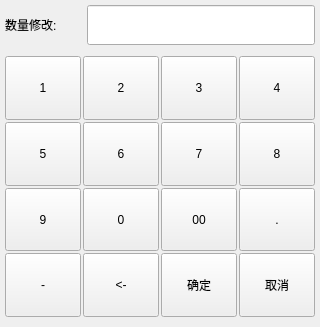
<?xml version="1.0" encoding="UTF-8"?>
<ui version="4.0">
 <class>modfiy_number</class>
 <widget class="QDialog" name="modfiy_number">
  <property name="geometry">
   <rect>
    <x>0</x>
    <y>0</y>
    <width>320</width>
    <height>327</height>
   </rect>
  </property>
  <property name="windowTitle">
   <string>Dialog</string>
  </property>
  <layout class="QVBoxLayout" name="verticalLayout">
   <property name="spacing">
    <number>1</number>
   </property>
   <property name="leftMargin">
    <number>0</number>
   </property>
   <property name="topMargin">
    <number>0</number>
   </property>
   <property name="rightMargin">
    <number>0</number>
   </property>
   <property name="bottomMargin">
    <number>5</number>
   </property>
   <item>
    <layout class="QHBoxLayout" name="horizontalLayout">
     <property name="leftMargin">
      <number>5</number>
     </property>
     <property name="topMargin">
      <number>5</number>
     </property>
     <property name="rightMargin">
      <number>5</number>
     </property>
     <property name="bottomMargin">
      <number>5</number>
     </property>
     <item>
      <widget class="QLabel" name="label_2">
       <property name="sizePolicy">
        <sizepolicy hsizetype="Fixed" vsizetype="Fixed">
         <horstretch>0</horstretch>
         <verstretch>0</verstretch>
        </sizepolicy>
       </property>
       <property name="minimumSize">
        <size>
         <width>81</width>
         <height>40</height>
        </size>
       </property>
       <property name="text">
        <string>数量修改:</string>
       </property>
      </widget>
     </item>
     <item>
      <widget class="QLineEdit" name="lineEdit">
       <property name="minimumSize">
        <size>
         <width>0</width>
         <height>40</height>
        </size>
       </property>
       <property name="text">
        <string/>
       </property>
      </widget>
     </item>
    </layout>
   </item>
   <item>
    <layout class="QGridLayout" name="gridLayout">
     <property name="leftMargin">
      <number>5</number>
     </property>
     <property name="topMargin">
      <number>5</number>
     </property>
     <property name="rightMargin">
      <number>5</number>
     </property>
     <property name="bottomMargin">
      <number>5</number>
     </property>
     <property name="spacing">
      <number>2</number>
     </property>
     <item row="0" column="0">
      <widget class="QPushButton" name="pushButton">
       <property name="sizePolicy">
        <sizepolicy hsizetype="Expanding" vsizetype="Expanding">
         <horstretch>0</horstretch>
         <verstretch>0</verstretch>
        </sizepolicy>
       </property>
       <property name="minimumSize">
        <size>
         <width>71</width>
         <height>61</height>
        </size>
       </property>
       <property name="focusPolicy">
        <enum>Qt::NoFocus</enum>
       </property>
       <property name="text">
        <string>1</string>
       </property>
       <property name="outer_stylesheet" stdset="0">
        <string>pushbutton</string>
       </property>
      </widget>
     </item>
     <item row="0" column="1">
      <widget class="QPushButton" name="pushButton_2">
       <property name="sizePolicy">
        <sizepolicy hsizetype="Expanding" vsizetype="Expanding">
         <horstretch>0</horstretch>
         <verstretch>0</verstretch>
        </sizepolicy>
       </property>
       <property name="minimumSize">
        <size>
         <width>71</width>
         <height>61</height>
        </size>
       </property>
       <property name="focusPolicy">
        <enum>Qt::NoFocus</enum>
       </property>
       <property name="text">
        <string>2</string>
       </property>
       <property name="outer_stylesheet" stdset="0">
        <string>pushbutton</string>
       </property>
      </widget>
     </item>
     <item row="0" column="2">
      <widget class="QPushButton" name="pushButton_3">
       <property name="sizePolicy">
        <sizepolicy hsizetype="Expanding" vsizetype="Expanding">
         <horstretch>0</horstretch>
         <verstretch>0</verstretch>
        </sizepolicy>
       </property>
       <property name="minimumSize">
        <size>
         <width>71</width>
         <height>61</height>
        </size>
       </property>
       <property name="focusPolicy">
        <enum>Qt::NoFocus</enum>
       </property>
       <property name="text">
        <string>3</string>
       </property>
       <property name="outer_stylesheet" stdset="0">
        <string>pushbutton</string>
       </property>
      </widget>
     </item>
     <item row="0" column="3">
      <widget class="QPushButton" name="pushButton_4">
       <property name="sizePolicy">
        <sizepolicy hsizetype="Expanding" vsizetype="Expanding">
         <horstretch>0</horstretch>
         <verstretch>0</verstretch>
        </sizepolicy>
       </property>
       <property name="minimumSize">
        <size>
         <width>71</width>
         <height>61</height>
        </size>
       </property>
       <property name="focusPolicy">
        <enum>Qt::NoFocus</enum>
       </property>
       <property name="text">
        <string>4</string>
       </property>
       <property name="outer_stylesheet" stdset="0">
        <string>pushbutton</string>
       </property>
      </widget>
     </item>
     <item row="1" column="0">
      <widget class="QPushButton" name="pushButton_8">
       <property name="sizePolicy">
        <sizepolicy hsizetype="Expanding" vsizetype="Expanding">
         <horstretch>0</horstretch>
         <verstretch>0</verstretch>
        </sizepolicy>
       </property>
       <property name="minimumSize">
        <size>
         <width>71</width>
         <height>61</height>
        </size>
       </property>
       <property name="focusPolicy">
        <enum>Qt::NoFocus</enum>
       </property>
       <property name="text">
        <string>5</string>
       </property>
       <property name="outer_stylesheet" stdset="0">
        <string>pushbutton</string>
       </property>
      </widget>
     </item>
     <item row="1" column="1">
      <widget class="QPushButton" name="pushButton_6">
       <property name="sizePolicy">
        <sizepolicy hsizetype="Expanding" vsizetype="Expanding">
         <horstretch>0</horstretch>
         <verstretch>0</verstretch>
        </sizepolicy>
       </property>
       <property name="minimumSize">
        <size>
         <width>71</width>
         <height>61</height>
        </size>
       </property>
       <property name="focusPolicy">
        <enum>Qt::NoFocus</enum>
       </property>
       <property name="text">
        <string>6</string>
       </property>
       <property name="outer_stylesheet" stdset="0">
        <string>pushbutton</string>
       </property>
      </widget>
     </item>
     <item row="1" column="2">
      <widget class="QPushButton" name="pushButton_5">
       <property name="sizePolicy">
        <sizepolicy hsizetype="Expanding" vsizetype="Expanding">
         <horstretch>0</horstretch>
         <verstretch>0</verstretch>
        </sizepolicy>
       </property>
       <property name="minimumSize">
        <size>
         <width>71</width>
         <height>61</height>
        </size>
       </property>
       <property name="focusPolicy">
        <enum>Qt::NoFocus</enum>
       </property>
       <property name="text">
        <string>7</string>
       </property>
       <property name="outer_stylesheet" stdset="0">
        <string>pushbutton</string>
       </property>
      </widget>
     </item>
     <item row="1" column="3">
      <widget class="QPushButton" name="pushButton_7">
       <property name="sizePolicy">
        <sizepolicy hsizetype="Expanding" vsizetype="Expanding">
         <horstretch>0</horstretch>
         <verstretch>0</verstretch>
        </sizepolicy>
       </property>
       <property name="minimumSize">
        <size>
         <width>71</width>
         <height>61</height>
        </size>
       </property>
       <property name="focusPolicy">
        <enum>Qt::NoFocus</enum>
       </property>
       <property name="text">
        <string>8</string>
       </property>
       <property name="outer_stylesheet" stdset="0">
        <string>pushbutton</string>
       </property>
      </widget>
     </item>
     <item row="2" column="0">
      <widget class="QPushButton" name="pushButton_12">
       <property name="sizePolicy">
        <sizepolicy hsizetype="Expanding" vsizetype="Expanding">
         <horstretch>0</horstretch>
         <verstretch>0</verstretch>
        </sizepolicy>
       </property>
       <property name="minimumSize">
        <size>
         <width>71</width>
         <height>61</height>
        </size>
       </property>
       <property name="focusPolicy">
        <enum>Qt::NoFocus</enum>
       </property>
       <property name="text">
        <string>9</string>
       </property>
       <property name="outer_stylesheet" stdset="0">
        <string>pushbutton</string>
       </property>
      </widget>
     </item>
     <item row="2" column="1">
      <widget class="QPushButton" name="pushButton_10">
       <property name="sizePolicy">
        <sizepolicy hsizetype="Expanding" vsizetype="Expanding">
         <horstretch>0</horstretch>
         <verstretch>0</verstretch>
        </sizepolicy>
       </property>
       <property name="minimumSize">
        <size>
         <width>71</width>
         <height>61</height>
        </size>
       </property>
       <property name="focusPolicy">
        <enum>Qt::NoFocus</enum>
       </property>
       <property name="text">
        <string>0</string>
       </property>
       <property name="outer_stylesheet" stdset="0">
        <string>pushbutton</string>
       </property>
      </widget>
     </item>
     <item row="2" column="2">
      <widget class="QPushButton" name="pushButton_9">
       <property name="sizePolicy">
        <sizepolicy hsizetype="Expanding" vsizetype="Expanding">
         <horstretch>0</horstretch>
         <verstretch>0</verstretch>
        </sizepolicy>
       </property>
       <property name="minimumSize">
        <size>
         <width>71</width>
         <height>61</height>
        </size>
       </property>
       <property name="focusPolicy">
        <enum>Qt::NoFocus</enum>
       </property>
       <property name="text">
        <string>00</string>
       </property>
       <property name="outer_stylesheet" stdset="0">
        <string>pushbutton</string>
       </property>
      </widget>
     </item>
     <item row="2" column="3">
      <widget class="QPushButton" name="pushButton_11">
       <property name="sizePolicy">
        <sizepolicy hsizetype="Expanding" vsizetype="Expanding">
         <horstretch>0</horstretch>
         <verstretch>0</verstretch>
        </sizepolicy>
       </property>
       <property name="minimumSize">
        <size>
         <width>71</width>
         <height>61</height>
        </size>
       </property>
       <property name="focusPolicy">
        <enum>Qt::NoFocus</enum>
       </property>
       <property name="text">
        <string>.</string>
       </property>
       <property name="outer_stylesheet" stdset="0">
        <string>pushbutton</string>
       </property>
      </widget>
     </item>
     <item row="3" column="0">
      <widget class="QPushButton" name="pushButton_13">
       <property name="sizePolicy">
        <sizepolicy hsizetype="Expanding" vsizetype="Expanding">
         <horstretch>0</horstretch>
         <verstretch>0</verstretch>
        </sizepolicy>
       </property>
       <property name="minimumSize">
        <size>
         <width>71</width>
         <height>61</height>
        </size>
       </property>
       <property name="focusPolicy">
        <enum>Qt::NoFocus</enum>
       </property>
       <property name="text">
        <string>-</string>
       </property>
       <property name="outer_stylesheet" stdset="0">
        <string>pushbutton</string>
       </property>
      </widget>
     </item>
     <item row="3" column="1">
      <widget class="QPushButton" name="pushButton_14">
       <property name="sizePolicy">
        <sizepolicy hsizetype="Expanding" vsizetype="Expanding">
         <horstretch>0</horstretch>
         <verstretch>0</verstretch>
        </sizepolicy>
       </property>
       <property name="minimumSize">
        <size>
         <width>71</width>
         <height>61</height>
        </size>
       </property>
       <property name="focusPolicy">
        <enum>Qt::NoFocus</enum>
       </property>
       <property name="text">
        <string>&lt;-</string>
       </property>
       <property name="outer_stylesheet" stdset="0">
        <string>pushbutton</string>
       </property>
      </widget>
     </item>
     <item row="3" column="2">
      <widget class="QPushButton" name="pushButton_15">
       <property name="sizePolicy">
        <sizepolicy hsizetype="Expanding" vsizetype="Expanding">
         <horstretch>0</horstretch>
         <verstretch>0</verstretch>
        </sizepolicy>
       </property>
       <property name="minimumSize">
        <size>
         <width>71</width>
         <height>61</height>
        </size>
       </property>
       <property name="focusPolicy">
        <enum>Qt::NoFocus</enum>
       </property>
       <property name="text">
        <string>确定</string>
       </property>
       <property name="outer_stylesheet" stdset="0">
        <string>pushbutton</string>
       </property>
      </widget>
     </item>
     <item row="3" column="3">
      <widget class="QPushButton" name="pushButton_16">
       <property name="sizePolicy">
        <sizepolicy hsizetype="Expanding" vsizetype="Expanding">
         <horstretch>0</horstretch>
         <verstretch>0</verstretch>
        </sizepolicy>
       </property>
       <property name="minimumSize">
        <size>
         <width>71</width>
         <height>61</height>
        </size>
       </property>
       <property name="focusPolicy">
        <enum>Qt::NoFocus</enum>
       </property>
       <property name="text">
        <string>取消</string>
       </property>
       <property name="outer_stylesheet" stdset="0">
        <string>pushbutton</string>
       </property>
      </widget>
     </item>
    </layout>
   </item>
  </layout>
 </widget>
 <resources/>
 <connections/>
</ui>
